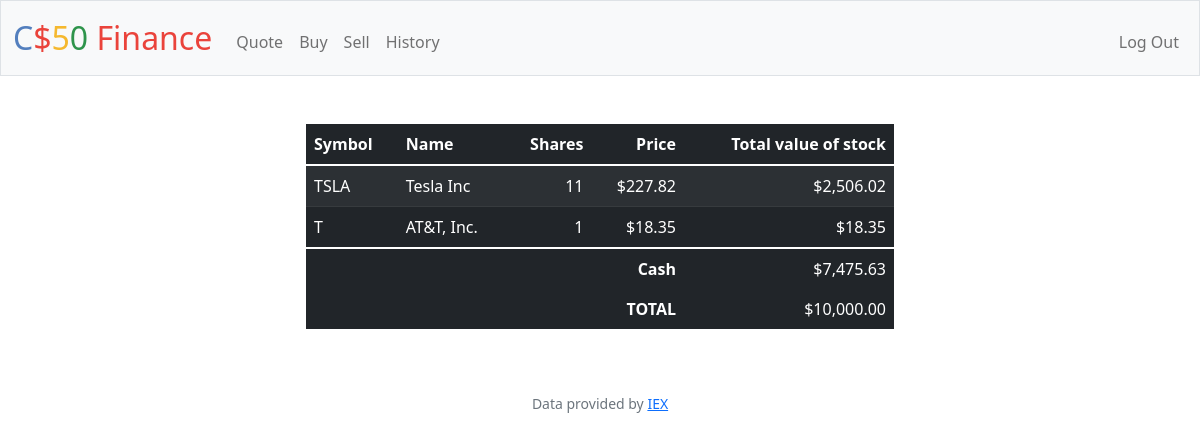
The page / (signed in) on the database as committed earlier.
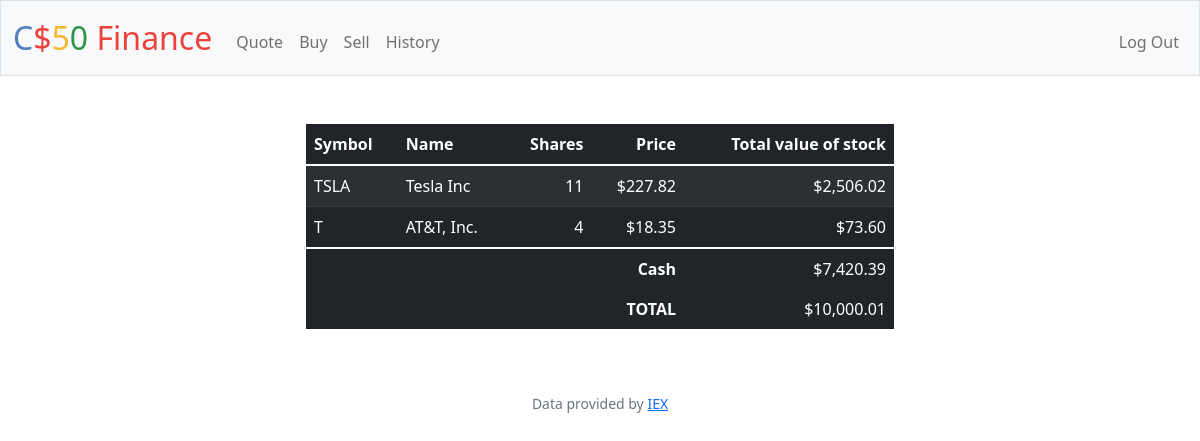
The same page on the database as committed later.
### tables this page shows
CREATE TABLE portfolio (
                portfolio_user_id INTEGER NOT NULL,
                portfolio_id INTEGER PRIMARY KEY,
                name TEXT NOT NULL,
                symbol TEXT NOT NULL,
                shares INTEGER NOT NULL,
                price INTEGER NOT NULL,
                total_value_of_stock NUMERIC NOT NULL DEFAULT 0
            );

### app.py (the view)
@app.route("/")
@login_required
def index():
    portfolio_rows = db.execute("SELECT * FROM portfolio WHERE portfolio_user_id = ?", session["user_id"])
    user_cash_rows = db.execute("SELECT cash FROM users WHERE id = ?", session["user_id"])
    user_cash_balance = round(float(user_cash_rows[0]["cash"]), 2)
    total_starting_cash = 0
    for dict in portfolio_rows:
        total_starting_cash += float(dict["total_value_of_stock"])
    total_starting_cash += user_cash_balance
    for dict in portfolio_rows:
        dict["price"] = usd(dict["price"])
        dict["total_value_of_stock"] = usd(dict["total_value_of_stock"])
    return render_template("index.html", portfolio_rows = portfolio_rows, user_cash_balance = usd(user_cash_balance), total_starting_cash = usd(total_starting_cash))

### app.py (called while the page is built)
@app.after_request
def after_request(response):
    response.headers["Cache-Control"] = "no-cache, no-store, must-revalidate"
    response.headers["Expires"] = 0
    response.headers["Pragma"] = "no-cache"
    return response

### helpers.py (called while the page is built)
def login_required(f):
    @wraps(f)
    def decorated_function(*args, **kwargs):
        if session.get("user_id") is None:
            return redirect("/login")
        return f(*args, **kwargs)
    return decorated_function

def usd(value):
    return f"${value:,.2f}"

### templates/index.html (shortened to what this page needs)
{% extends "layout.html" %}
{% block main %}
    <div class="text-centre mx-auto w-50">
        <table class="table table-striped table-dark">
            <thead>
                <tr>
                    <th class="text-start">Symbol</th>
                    <th class="text-start">Name</th>
                    <th class="text-end">Shares</th>
                    <th class="text-end">Price</th>
                    <th class="text-end">Total value of stock</th>
                </tr>
            </thead>
            <tbody>
                {% for dict in portfolio_rows %}
                <tr>
                    <td class="text-start">{{dict.symbol}}</td>
                    <td class="text-start">{{dict.name}}</td>
                    <td class="text-end">{{dict.shares}}</td>
                    <td class="text-end">{{dict.price}}</td>
                    <td class="text-end">{{dict.total_value_of_stock}}</td>
                </tr>
                {% endfor %}
            </tbody>
            <tfoot>
                <tr>
                    <td class="border-0 fw-bold text-end" colspan="4">Cash</td>
                    <td class="border-0 text-end">{{user_cash_balance}}</td>
                </tr>
                <tr>
                    <td class="border-0 fw-bold text-end" colspan="4">TOTAL</td>
                    <td class="border-0 w-bold text-end">{{total_starting_cash}}</td>
                </tr>
            </tfoot>
        </table>
    </div>
{% endblock %}

### templates/layout.html (shortened to what this page needs)
<!DOCTYPE html>
<html lang="en">
    <head>
        <link href="https://cdn.jsdelivr.net/npm/bootstrap@5.1.3/dist/css/bootstrap.min.css" rel="stylesheet">
        <link href="/static/styles.css" rel="stylesheet">
    </head>
    <body>
        <nav class="bg-light border navbar navbar-expand-md navbar-light">
            <div class="container-fluid">
                <a class="navbar-brand" href="/"><span class="blue">C</span><span class="red">$</span><span class="yellow">5</span><span class="green">0</span> <span class="red">Finance</span></a>
                <div class="collapse navbar-collapse" id="navbar">
                    {% if session["user_id"] %}
                        <ul class="navbar-nav me-auto mt-2">
                            <li class="nav-item"><a class="nav-link" href="/quote">Quote</a></li>
                            <li class="nav-item"><a class="nav-link" href="/buy">Buy</a></li>
                            <li class="nav-item"><a class="nav-link" href="/sell">Sell</a></li>
                            <li class="nav-item"><a class="nav-link" href="/history">History</a></li>
                        </ul>
                        <ul class="navbar-nav ms-auto mt-2">
                            <li class="nav-item"><a class="nav-link" href="/logout">Log Out</a></li>
                        </ul>
                    {% else %}
                        <ul class="navbar-nav ms-auto mt-2">
                            <li class="nav-item"><a class="nav-link" href="/register">Register</a></li>
                            <li class="nav-item"><a class="nav-link" href="/login">Log In</a></li>
                        </ul>
                    {% endif %}
                </div>
            </div>
        </nav>
        <main class="container-fluid py-5 text-center">
            {% block main %}{% endblock %}
        </main>
        <footer class="mb-5 small text-center text-muted">
            Data provided by <a href="https://iexcloud.io/">IEX</a>
        </footer>
    </body>
</html>

### static/styles.css (style rules this page uses)
nav .navbar-brand { font-size: xx-large; }
nav .navbar-brand .blue { color: #537fbe; }
nav .navbar-brand .red { color: #ea433b; }
nav .navbar-brand .yellow { color: #f5b82e; }
nav .navbar-brand .green { color: #2e944b; }

Rows that differ between the two databases and show on the page:
changed portfolio "AT&T, Inc.": shares "1" → "4"; total_value_of_stock "$18.35" → "$73.60"
Other text that changed with them:
{{ user_cash_balance }}: "$7,475.63" → "$7,420.39"
{{ total_starting_cash }}: "$10,000.00" → "$10,000.01"
